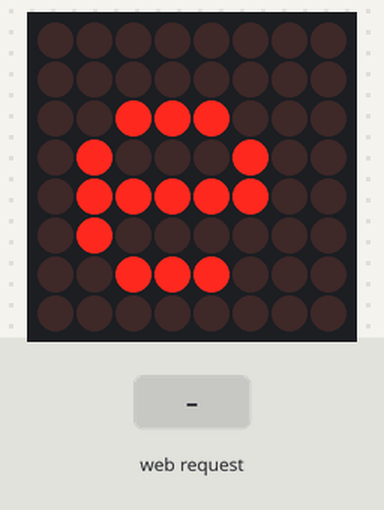
A sketch run on a simulated ESP8266 (NodeMCU). On the bench: 8×8 LED matrix. The inputs (shaded band) are chosen by the test bench. WiFi joins after 1.5 s; servers stay silent unless stated; what the sketch prints to the serial monitor is not drawn.

Above: at 2.7 s.
2.8 s: HTTP request GET /gpio/0 received
4.4 s: HTTP request GET /dly/ received
At 6.08 s:
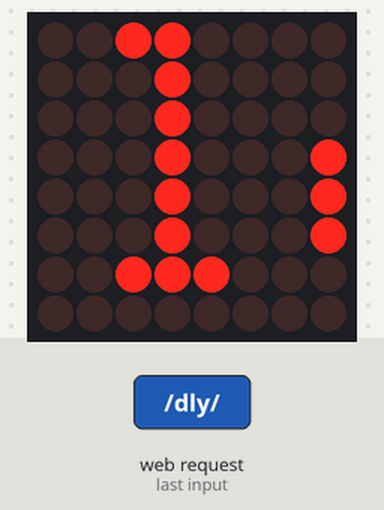
7.4 s: HTTP request GET /gpio/1 received
At 7.88 s:
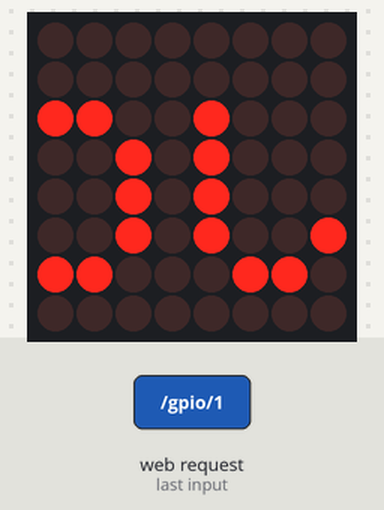
9.8 s: HTTP request GET /gpio/1 received
At 9.98 s:
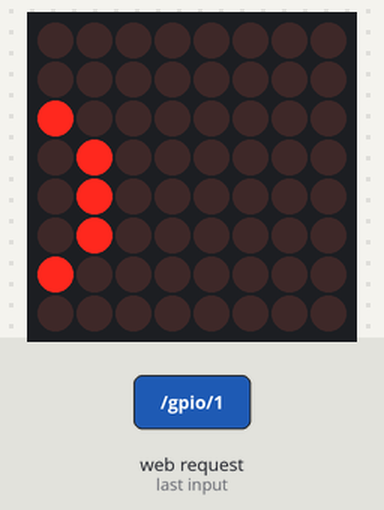
12.8 s: HTTP request GET /gpio/0 received
At 12.9 s:
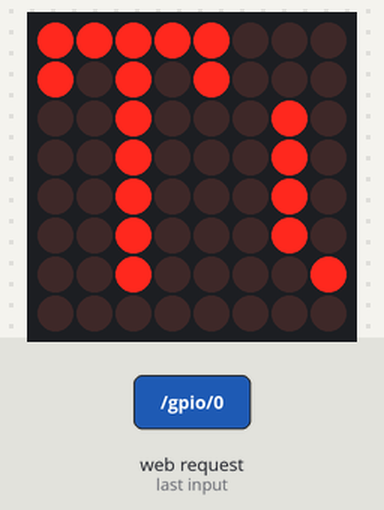
15.1 s: HTTP request GET /dly/ received
At 15.52 s:
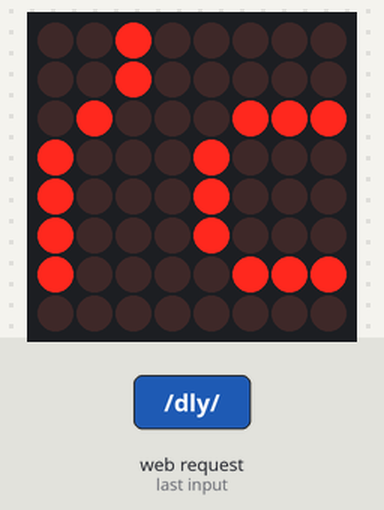

Measured:
- after the input at 7.4 s, the display: first differs from a run without the input after 0.34 s (image 2)
- after the input at 9.8 s, the display: changes at once (image 3)
- after the input at 12.8 s, the display: changes at once (image 4)
- after the input at 15.1 s, the display: changes after 0.27 s (image 5)

The sketch:

ESP8266_LED_Matrix_Server.ino
```cpp
// ESP8266 LED Matrix Server
// Responds to /dly/x where low x means faster scroll speed.
// Hari Wiguna, 2015

//--- WIFI ---

#include <ESP8266WiFi.h>

const char* ssid = "Firefly24";
const char* password = "........";

// Create an instance of the server
// specify the port to listen on as an argument
WiFiServer server(80);


//--- MATRIX ---

#include <Wire.h>
#include "Adafruit_LEDBackpack.h"
#include "Adafruit_GFX.h"

Adafruit_8x8matrix matrix = Adafruit_8x8matrix();

int offset = 0;
String msg = " Hello YouTube! ";
int msgLength = msg.length();
String outStr = "";
int val = 0;
int dly = 100;
unsigned long nextRefresh = millis();

void SetupMatrix()
{
  pinMode(A0, INPUT);
  pinMode(0, OUTPUT);
  pinMode(2, OUTPUT);
  Wire.pins(0, 2); // <-- IMPORTANT!!! call this BEFORE initializing AdaFruit matrix (which calls wire.begin() with no parameters!
  matrix.begin(0x70);  // pass in the address
}

void MatrixLoop()
{
  if (millis() > nextRefresh)
  {
    // Draw the message with increasing negative offset to "scroll" it
    for (int i = 0; i < msgLength; i++)
      matrix.drawChar(i * 6 - offset, 0, msg[i], 1, 0, 1);

    matrix.writeDisplay();  // Actually update the display

    if (offset++ >= msgLength * 6) offset = 0;
    nextRefresh = millis() + dly;
  }
}
void setup() {

  Serial.begin(9600);
  delay(10);

  // Connect to WiFi network
  Serial.println();
  Serial.println();
  Serial.print("Connecting to ");
  Serial.println(ssid);

  WiFi.begin(ssid, password);

  while (WiFi.status() != WL_CONNECTED) {
    delay(500);
    Serial.print(".");
  }
  Serial.println("");
  Serial.println("WiFi connected");

  // Start the server
  server.begin();
  Serial.println("Server started");

  // Print the IP address
  Serial.println(WiFi.localIP());

  SetupMatrix();
}

void loop() {
  // Check if a client has connected
  WiFiClient client = server.available();
  if (!client) {
    MatrixLoop();
    return;
  }

  // Wait until the client sends some data
  Serial.println("new client");
  while (!client.available()) {
    delay(1);
  }

  // Read the first line of the request
  String req = client.readStringUntil('\r');
  Serial.println(req);
  client.flush();

  // Match the request
  if (req.indexOf("/gpio/0") != -1)
  {
    val = 0;
    dly = dly * 40 / 100;
    if (dly <= 30) dly = 200;
    outStr = "GPIO is now 0";
  }
  else if (req.indexOf("/gpio/1") != -1) {
    val = 1;
    outStr = "GPIO is now 1";
  }
 else if (req.indexOf("/dly/") != -1)
 {
    int paramBegin = req.indexOf("/dly/")+5;
    int paramEnd = req.indexOf(" ", paramBegin);
    String param = req.substring(paramBegin, paramEnd);
    dly = param.toInt();
    Serial.print("dly=");
    Serial.println(dly);
    outStr = "dly is now " + String(dly);
 }
  else {
    Serial.println("invalid request");
    client.stop();
    return;
  }

  client.flush();

  // Prepare the response
  String s = "HTTP/1.1 200 OK\r\nContent-Type: text/html\r\n\r\n<!DOCTYPE HTML>\r\n<html>\r\n";
  s += outStr;
  s += "</html>\n";

  // Send the response to the client
  client.print(s);
  delay(1);
  Serial.println("Client disonnected");

  // The client will actually be disconnected
  // when the function returns and 'client' object is detroyed
}
```
